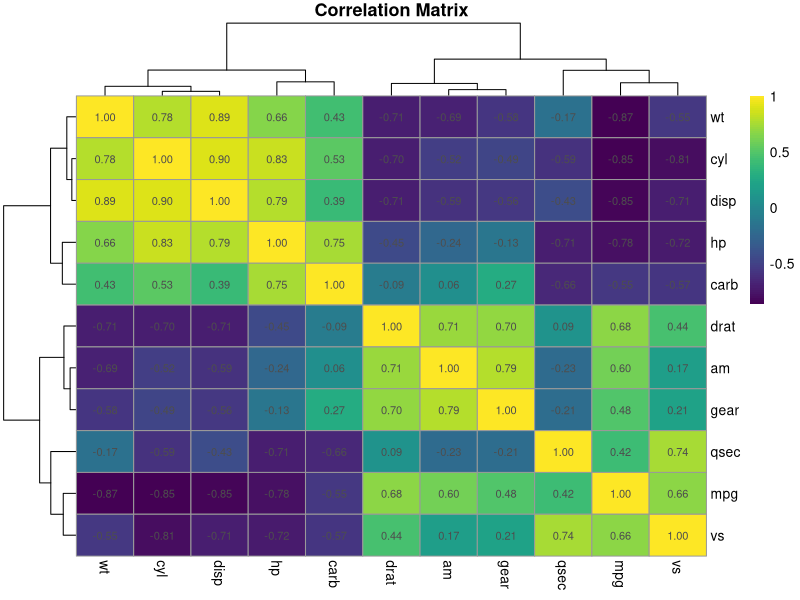
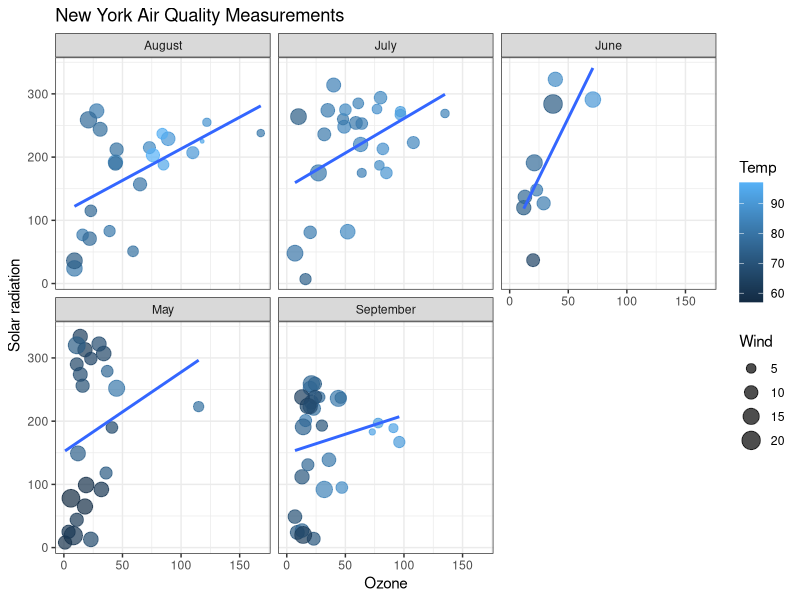
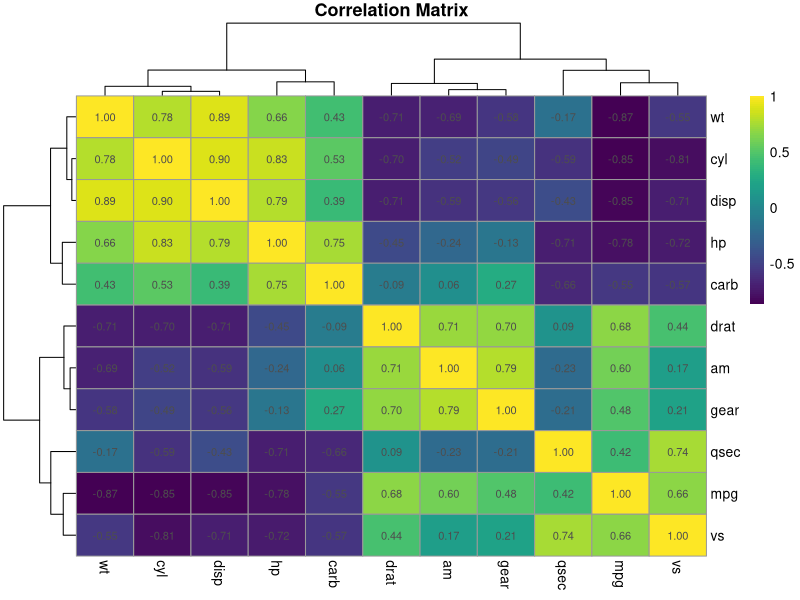
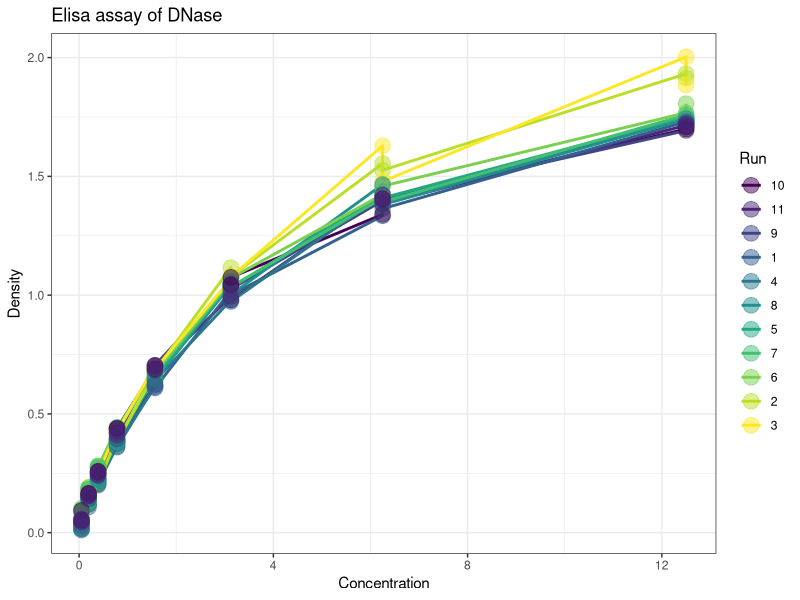
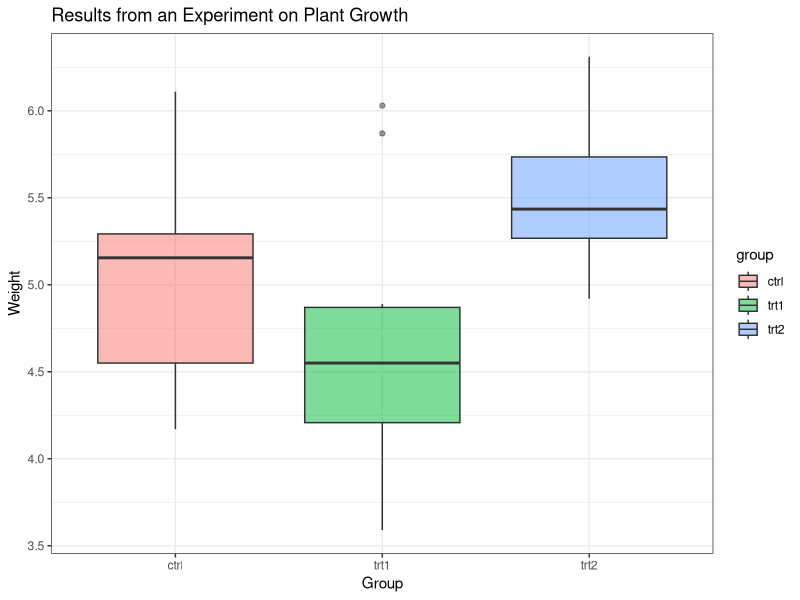
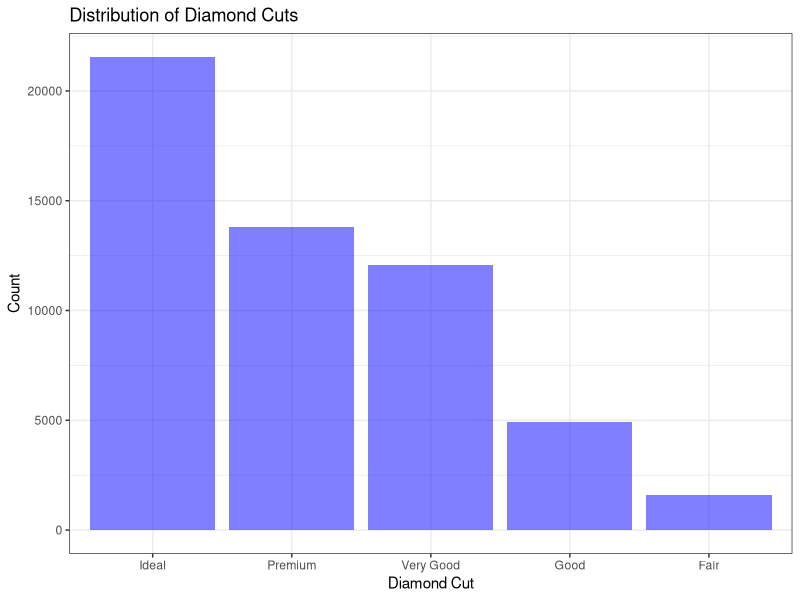

Recreate these plots in R, in order.
#importing libraries
library(ggplot2)
library(tidyverse)
library(pheatmap)
library(viridis)

#seeing datasets
data()


diamonds <- diamonds %>% ggplot(aes(fct_infreq(cut))) +
  geom_bar(fill = "blue", alpha = 0.5) +
  labs(x = "Diamond Cut", y = "Count", title = "Distribution of Diamond Cuts") +
  theme_bw()


DNase <- DNase %>% 
  ggplot(aes(conc, density, colour = Run)) +
  geom_line(size=1) +
  geom_point(alpha=0.5, size=5) +
  labs(title = "Elisa assay of DNase",
       x = "Concentration",
       y ="Density") +
  theme_bw()

PlantGrowth <- PlantGrowth %>% 
  ggplot(aes(group, weight, fill = group)) +
  geom_boxplot(alpha=0.5) +
  labs(x="Group",
       y="Weight",
       title="Results from an Experiment on Plant Growth") +
  theme_bw()


airquality <- airquality %>% 
  drop_na() %>% 
  mutate(Month = gsub( 5 ,"May",Month),
         Month = gsub( 6 ,"June",Month),
         Month = gsub( 7 ,"July",Month),
         Month = gsub( 8 ,"August",Month),
         Month = gsub( 9 ,"September",Month)) %>% 
         ggplot(aes(Ozone, Solar.R) ) +
         geom_point(alpha= 0.7, aes(size=Wind, color=Temp)) +
         geom_smooth(method = lm, se=F) +
         facet_wrap(~Month) +
         labs(x = "Ozone",
              y ="Solar radiation",
              title = "New York Air Quality Measurements") +
         theme_bw()
     

correlation <- cor(mtcars)

corrr <- pheatmap(correlation, 
         color = viridis(100), 
         display_numbers = TRUE,
         main = "Correlation Matrix") 

png("airquality.png", width = 2400, height = 1600, res = 360)
airquality
dev.off()

png("corrr.png", width = 2400, height = 1600, res = 360)
corrr
dev.off()

png("DNase.png", width = 2400, height = 1600, res = 360)
DNase
dev.off()

png("PlantGrowth.png", width = 2400, height = 1600, res = 360)
PlantGrowth
dev.off()


png("diamonds.png", width = 2400, height = 1600, res = 360)
diamonds
dev.off()